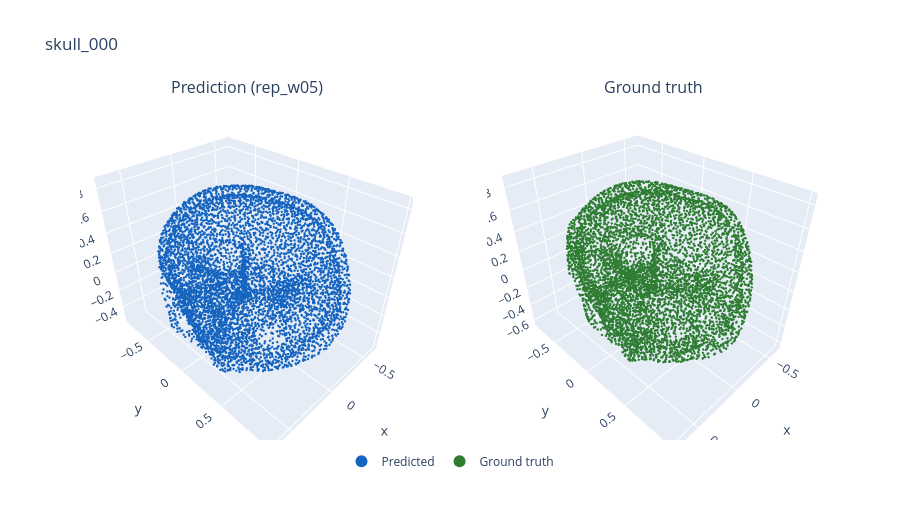

The notebook cell this image was saved under:
### Code cell
def show_pred_vs_gt(k):
    pred, pos, sid = preds[k], val_pos[k], _val[k]
    g = gt[pos]
    fig = make_subplots(rows=1, cols=2,
                        specs=[[{"type": "scatter3d"}, {"type": "scatter3d"}]],
                        subplot_titles=(f"Prediction ({SHOW_RUN})", "Ground truth"))
    fig.add_trace(go.Scatter3d(x=pred[:, 0], y=pred[:, 1], z=pred[:, 2], mode="markers",
                               name="Predicted", marker=dict(size=1.4, color=PRED_COLOR)), 1, 1)
    fig.add_trace(go.Scatter3d(x=g[:, 0], y=g[:, 1], z=g[:, 2], mode="markers",
                               name="Ground truth", marker=dict(size=1.4, color=GT_COLOR)), 1, 2)
    fig.update_layout(height=520, title=f"skull_{sid}",
                      legend=dict(itemsizing="constant", orientation="h",
                                  x=0.5, xanchor="center", y=-0.02),
                      scene=dict(aspectmode="data"), scene2=dict(aspectmode="data"))
    return fig


show_pred_vs_gt(_best_k).show()

### Figure 1 — Plotly figure (JSON) as saved in the notebook; plotly's stock layout.template omitted (floating-point values rounded to 4 significant figures; data arrays with more than 128 entries replaced by an {"elided": "..."} marker saying what was removed)
{"data": [{"marker": {"color": "#1565C0", "size": 1.4}, "mode": "markers", "name": "Predicted", "scene": "scene", "type": "scatter3d", "x": {"elided": "6144 float values"}, "y": {"elided": "6144 float values"}, "z": {"elided": "6144 float values"}}, {"marker": {"color": "#2E7D32", "size": 1.4}, "mode": "markers", "name": "Ground truth", "scene": "scene2", "type": "scatter3d", "x": {"elided": "6144 float values"}, "y": {"elided": "6144 float values"}, "z": {"elided": "6144 float values"}}], "layout": {"annotations": [{"font": {"size": 16}, "showarrow": false, "text": "Prediction (rep_w05)", "x": 0.225, "xanchor": "center", "xref": "paper", "y": 1, "yanchor": "bottom", "yref": "paper"}, {"font": {"size": 16}, "showarrow": false, "text": "Ground truth", "x": 0.775, "xanchor": "center", "xref": "paper", "y": 1, "yanchor": "bottom", "yref": "paper"}], "height": 520, "legend": {"itemsizing": "constant", "orientation": "h", "x": 0.5, "xanchor": "center", "y": -0.02}, "scene": {"aspectmode": "data", "domain": {"x": [0, 0.45], "y": [0, 1]}}, "scene2": {"aspectmode": "data", "domain": {"x": [0.55, 1], "y": [0, 1]}}, "title": {"text": "skull_000"}}}
